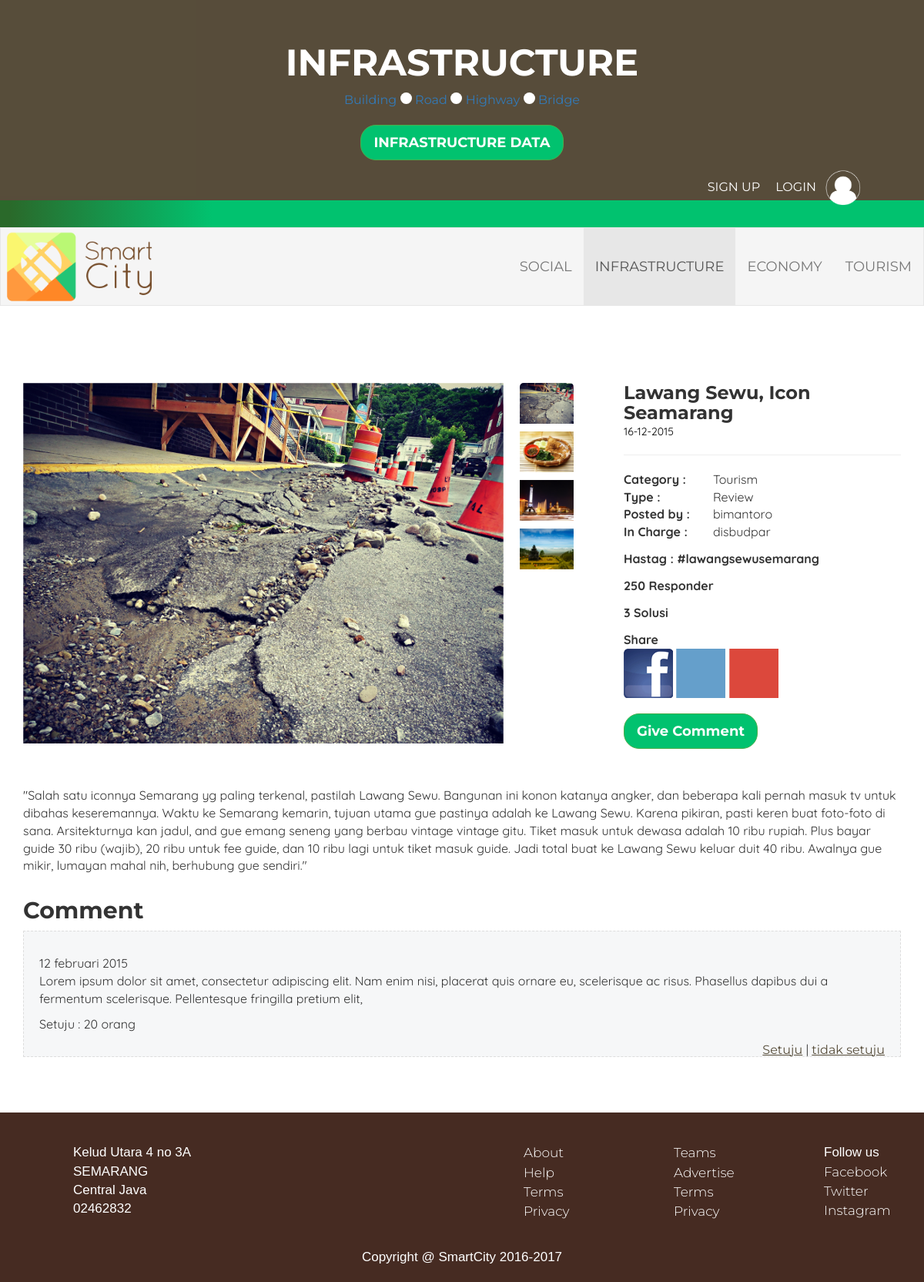
The page /post/TR-2 (signed in) on the database as committed earlier.
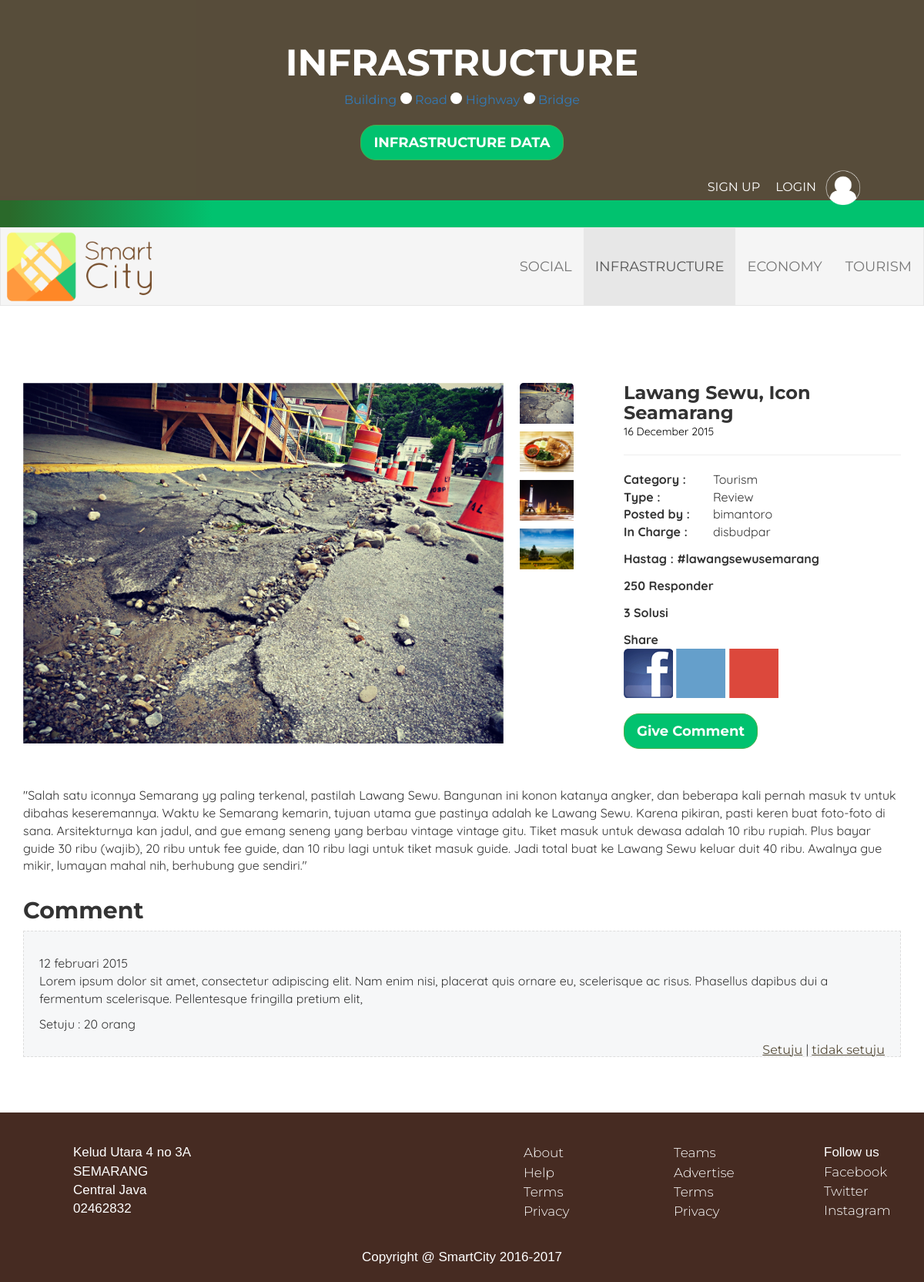
The same page on the database as committed later.
### tables this page shows
CREATE TABLE IF NOT EXISTS `post` (
  `post_id` varchar(11) NOT NULL,
  `date` varchar(20) NOT NULL,
  `post_author` varchar(50) NOT NULL,
  `post_title` varchar(255) NOT NULL,
  `post_content` varchar(1000) NOT NULL,
  `post_category` varchar(14) NOT NULL,
  `post_type` varchar(10) NOT NULL,
  `post_tag` varchar(50) NOT NULL,
  `post_inCharge` varchar(50) NOT NULL,
  `pictures` varchar(1000) DEFAULT NULL
);

### post-detail.php (the view, shortened to what the changed rows need)
<?php
$id = $_GET['post_id'];
$sql = mysql_query("SELECT * FROM post WHERE post_id='$id'");
$post = mysql_fetch_object($sql);
?>
<!DOCTYPE html>
<html>
	<head>
		<link rel="stylesheet" href="https://maxcdn.bootstrapcdn.com/bootstrap/3.3.5/css/bootstrap.min.css">
		<link rel="stylesheet" href="css/style.css">
		<link rel="stylesheet" href="css/post-detail.css">
		<link rel="stylesheet"  href="css/lightslider.css"/>
	</head>
	<body>
		<section class="infrastructure">
			<div class="container-fluid">
				<div class="row main-header">
					<div class="hero text-center">
						<h1>INFRASTRUCTURE</h1>
					</div>
				</div>
			</div>
		</section>
			<div class="container main-post	">
				<div class="row">
					<div class="col-md-4">
						<h3><?php echo $post->post_title; ?></h3>
						<div class="date-post"><?php echo $post->date; ?></div>
						<hr>
						<table>
						   <tr>
							<td> Category : </td>
							<td> <?php echo $post->post_category; ?> </td>
						  </tr>
						  <tr>
						  	<td> Type : </td>
						  	<td> <?php echo $post->post_type; ?> </td>
						  </tr>
						  <tr>
						  	<td> Posted by : </td>
							<td> <?php echo $post->post_author; ?> </td>
						  </tr>
						  <tr>
						  	<td> In Charge : </td>
						  	<td> <?php echo $post->post_inCharge; ?> </td>
						  </tr>
						</table>
						<div class="brief-button">
							<div class="bold">Hastag : <?php echo $post->post_tag;?></div>
								<div class="respponder">250 Responder</div>
								<div class="best-solusion">3 Solusi</div>
								<div class="sosmed">
								<div class="sosmed-head">Share</div>
								<img src="img/fb.png" alt="">
								<img src="img/twt.png" alt="">
								<img src="img/gog.png" alt="">
							</div>
						</div>
						<a href="#modal-solusi" role="button" data-toggle="modal" class="btn btn-success btn-lg">Give <?php echo ($post->post_type == "Complaint" ? "Solution" : "Comment"); ?></a>
					</div>
					<div class="col-md-12 post-detail">
						<div class="prob">
							<p><?php echo $post->post_content; ?></p>
						</div>
					</div>
					<div class="col-md-12">
					<h2><?php echo ($post->post_type == "Complaint" ? "Solution" : "Comment"); ?></h2>
					</div>
				</div>
			</div>
	</body>
</html>

Rows that differ between the two databases and show on the page:
changed post "Lawang Sewu, Icon Seamarang": date "16-12-2015" → "16 December 2015"
